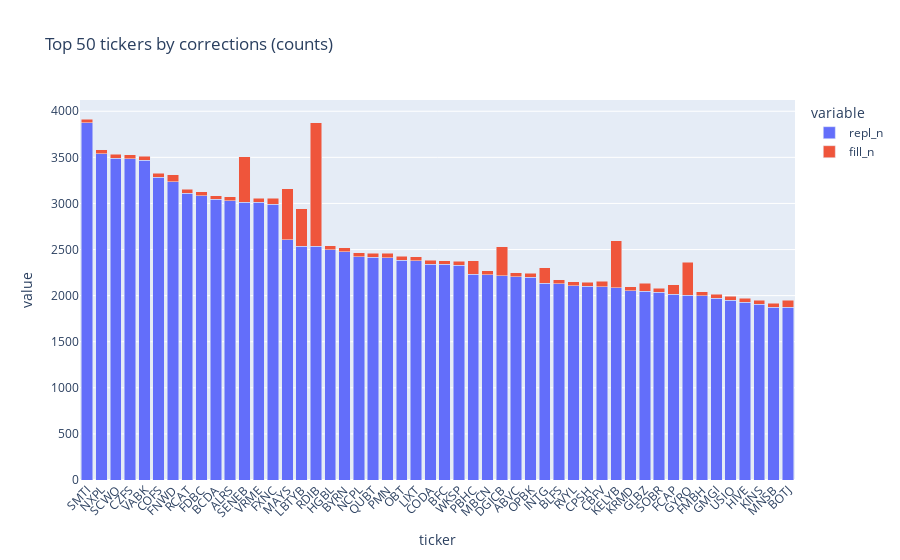

The notebook cell this image was saved under:
### Code cell
sum_n = (
    diag_n.groupby("ticker", as_index=False)
    .agg(
        n=("date", "size"),
        fill_n=("action", lambda s: (s == "filled_from_yf").sum()),
        repl_n=("action", lambda s: (s == "replaced_outlier_with_yf").sum()),
    )
    .sort_values(["repl_n", "fill_n"], ascending=False)
)

fig = px.bar(sum_n.head(50), x="ticker", y=["repl_n", "fill_n"],
             title="Top 50 tickers by corrections (counts)")
fig.update_layout(barmode="stack", xaxis_tickangle=-45)
fig.show()

### Figure 1 — Plotly figure (JSON) as saved in the notebook; plotly's stock layout.template omitted (floating-point values rounded to 4 significant figures)
{"data": [{"hovertemplate": "variable=repl_n<br>ticker=%{x}<br>value=%{y}<extra></extra>", "legendgroup": "repl_n", "marker": {"color": "#636efa", "pattern": {"shape": ""}}, "name": "repl_n", "orientation": "v", "showlegend": true, "textposition": "auto", "type": "bar", "x": ["SMTI", "NXPL", "SCWO", "CZFS", "VABK", "COFS", "FNWD", "RCAT", "FDBC", "BCDA", "ALRS", "SENEB", "VRME", "FXNC", "MAYS", "LBTYB", "RDIB", "HGBL", "BYRN", "NCPL", "QUBT", "PMN", "OBT", "LIXT", "CODA", "BFC", "WKSP", "PBHC", "MBCN", "DGICB", "ABVC", "OPBK", "INTG", "BLFS", "RVYL", "CPSH", "CBFV", "KELYB", "KRMD", "GLBZ", "SOBR", "FCAP", "GYRO", "FMBH", "GMGI", "USIO", "HIVE", "KINS", "MNSB", "BOTJ"], "xaxis": "x", "y": [3874, 3539, 3490, 3486, 3471, 3283, 3238, 3109, 3081, 3044, 3028, 3015, 3013, 2993, 2607, 2534, 2533, 2500, 2476, 2424, 2419, 2410, 2382, 2377, 2340, 2339, 2332, 2233, 2226, 2216, 2205, 2199, 2135, 2129, 2106, 2104, 2096, 2083, 2054, 2046, 2038, 2016, 2005, 2000, 1972, 1949, 1927, 1909, 1876, 1873], "yaxis": "y"}, {"hovertemplate": "variable=fill_n<br>ticker=%{x}<br>value=%{y}<extra></extra>", "legendgroup": "fill_n", "marker": {"color": "#EF553B", "pattern": {"shape": ""}}, "name": "fill_n", "orientation": "v", "showlegend": true, "textposition": "auto", "type": "bar", "x": ["SMTI", "NXPL", "SCWO", "CZFS", "VABK", "COFS", "FNWD", "RCAT", "FDBC", "BCDA", "ALRS", "SENEB", "VRME", "FXNC", "MAYS", "LBTYB", "RDIB", "HGBL", "BYRN", "NCPL", "QUBT", "PMN", "OBT", "LIXT", "CODA", "BFC", "WKSP", "PBHC", "MBCN", "DGICB", "ABVC", "OPBK", "INTG", "BLFS", "RVYL", "CPSH", "CBFV", "KELYB", "KRMD", "GLBZ", "SOBR", "FCAP", "GYRO", "FMBH", "GMGI", "USIO", "HIVE", "KINS", "MNSB", "BOTJ"], "xaxis": "x", "y": [42, 42, 42, 43, 43, 42, 72, 44, 47, 42, 42, 493, 42, 66, 554, 406, 1342, 42, 42, 42, 42, 52, 43, 43, 42, 42, 42, 144, 43, 315, 42, 42, 169, 42, 42, 42, 60, 514, 42, 89, 42, 100, 359, 42, 42, 42, 43, 42, 43, 75], "yaxis": "y"}], "layout": {"barmode": "stack", "legend": {"title": {"text": "variable"}, "tracegroupgap": 0}, "title": {"text": "Top 50 tickers by corrections (counts)"}, "xaxis": {"anchor": "y", "domain": [0, 1], "tickangle": -45, "title": {"text": "ticker"}}, "yaxis": {"anchor": "x", "domain": [0, 1], "title": {"text": "value"}}}}
